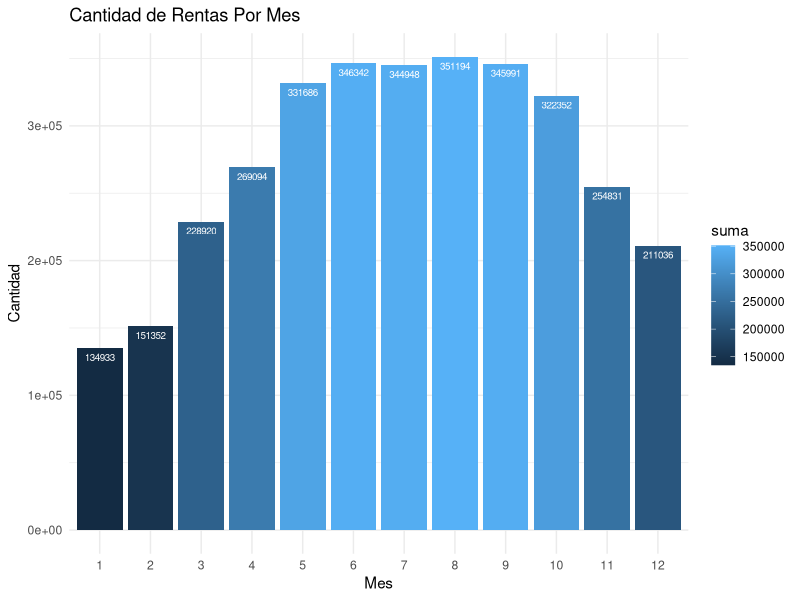
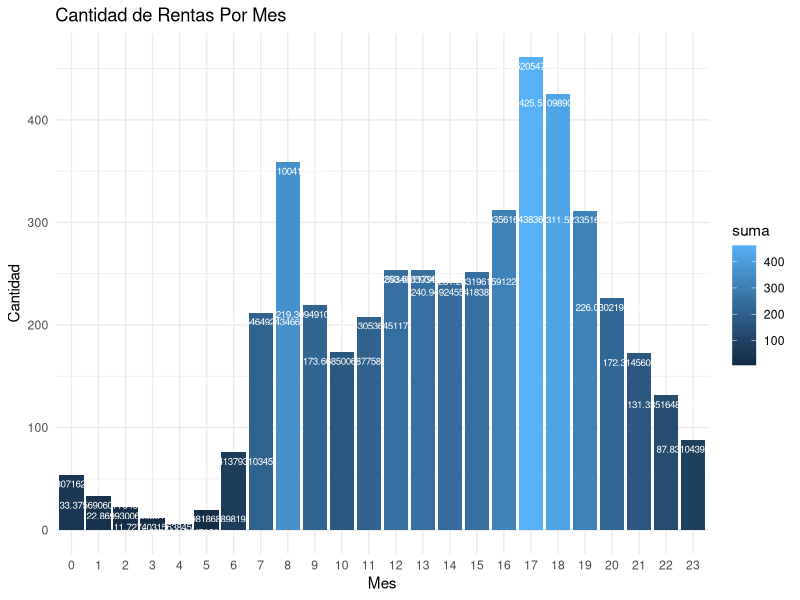
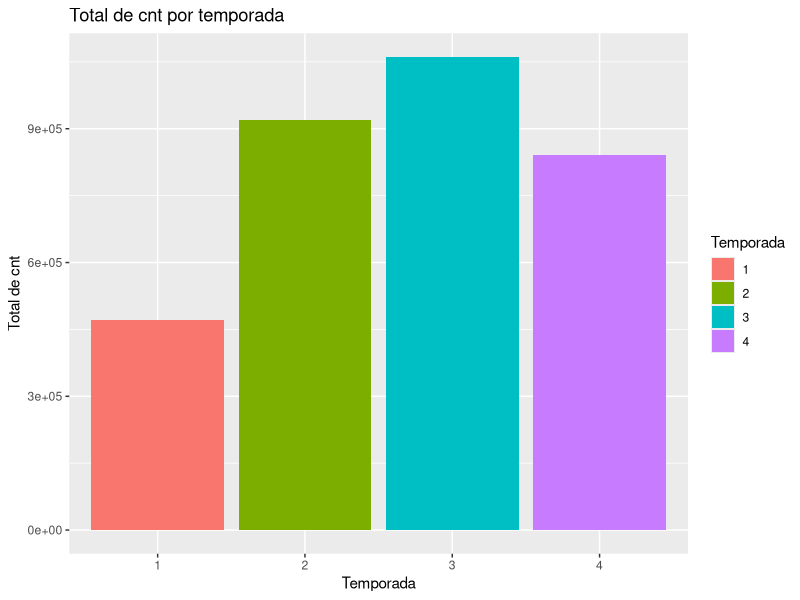
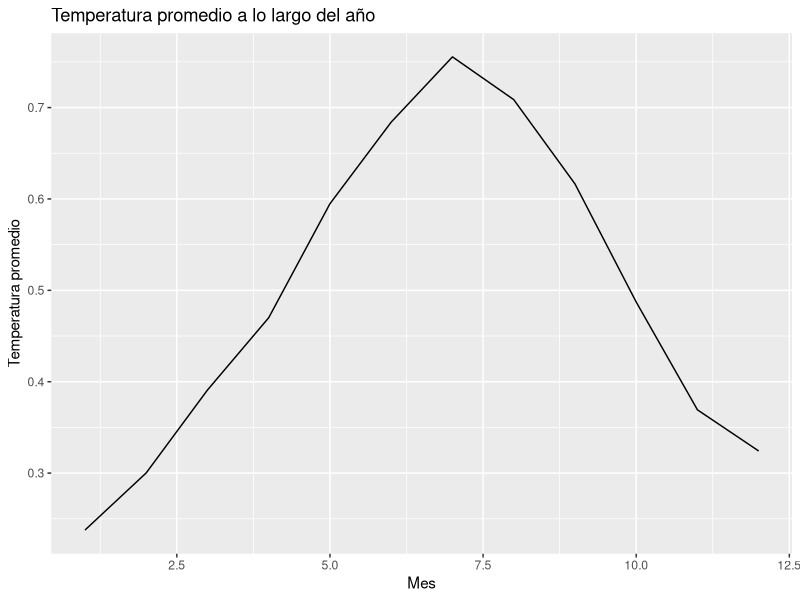
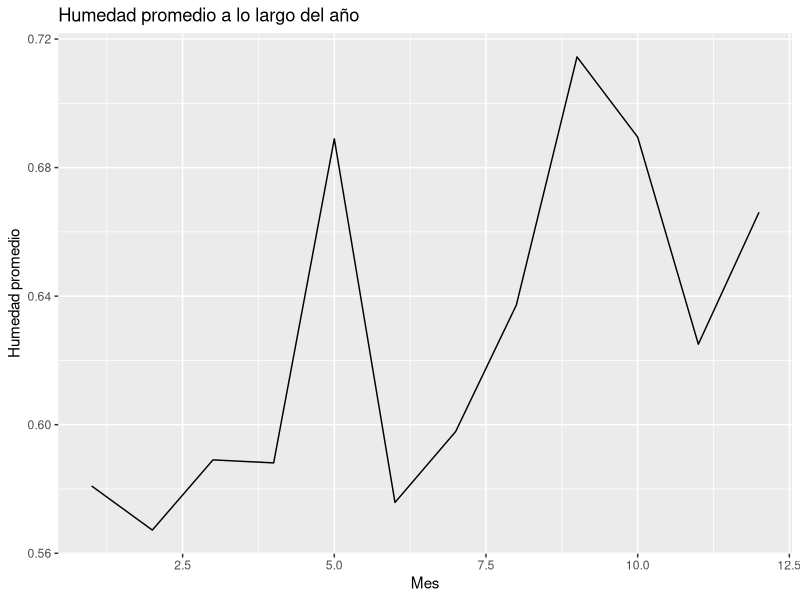

Reproduce these figures in R, in order. (Note: this script raises an error after producing the figures.)
## ---- chunk 1
# importar librerisas
 library(dplyr)
library(ggplot2)
## ---- chunk 2
# leyendo archivo
dataset <- read.csv2("hour.csv")  # csv 2 separa los datos automaticamente

dataset
## ---- chunk 3
ds1 <- dataset %>% 
        group_by(mnth) %>%  #agrpalo por las siguiente columna
        summarise(suma = sum(cnt)) %>%
        arrange(desc(suma))
ds1
# factor: cada barra de estos es una clasificacion diferente asignada por la columna que se le pasa como parametro
#desde que datase vamos a trabajar?
ggplot(ds1, aes(y=suma, x=factor(mnth), fill =suma)) +
  # que tipo de grafico quiero
  geom_bar(position = "dodge", stat = "identity")+
  #titulos descriptivos
  labs(title="Cantidad de Rentas Por Mes", y = "Cantidad", x= "Mes") +
  # el texto asignado a las figuras 
  geom_text(aes(label=suma), vjust= 1.6, color = "white", size=2.5) +
  theme_minimal()

## ---- chunk 4
ds2 <- dataset %>% 
        group_by(hr) %>%  #agrpalo por las siguiente columna
        summarise(suma = mean(cnt)) %>%
        arrange(desc(suma))

        #summarise(suma = (median(cnt))) %>% # mediana
        #summarise(suma = (mean(cnt))) %>% # promedio

ds2

ggplot(ds2, aes(y=suma, x=factor(hr), fill =suma)) +
  # que tipo de grafico quiero
  geom_bar(position = "dodge", stat = "identity")+
  #titulos descriptivos
  labs(title="Cantidad de Rentas Por Mes", y = "Cantidad", x= "Mes") +
  # el texto asignado a las figuras 
  geom_text(aes(label=suma), vjust= 1.6, color = "white", size=2.5) +
  theme_minimal()
## ---- chunk 5
datos3 <- data.frame(dataset)
datos3 %>%
  group_by(season) %>%
  summarise(total_cnt = sum(cnt)) %>%
  ggplot(aes(x = factor(season), y = total_cnt, fill = factor(season))) +
  geom_bar(stat = "identity") +
  labs(x = "Temporada", y = "Total de cnt", fill = "Temporada") +
  ggtitle("Total de cnt por temporada")
## ---- chunk 6
datos4 <- data.frame(dataset)

datos4 %>%
  mutate(temp = as.numeric(as.character(temp))) %>%
  group_by(mnth) %>%
  summarise(temp_promedio = mean(temp, na.rm = TRUE)) %>%
  ggplot(aes(x = mnth, y = temp_promedio)) +
  geom_line() +
  labs(title = "Temperatura promedio a lo largo del año",
       x = "Mes",
       y = "Temperatura promedio")
## ---- chunk 7
datos5 <- data.frame(dataset)


datos5 %>%
  mutate(hum = as.numeric(as.character(hum))) %>%
  summarise(hum_promedio_baja_demanda = mean(hum, na.rm = TRUE))
datos5 %>%
  mutate(hum = as.numeric(as.character(hum))) %>%
  group_by(mnth) %>%
  summarise(hum_promedio = mean(hum, na.rm = TRUE)) %>%
  ggplot(aes(x = mnth, y = hum_promedio)) +
  geom_line() +
  labs(title = "Humedad promedio a lo largo del año",
       x = "Mes",
       y = "Humedad promedio")


## ---- chunk 8
# Crear un gráfico de densidad bivariable de temperatura y humedad
ggplot(dataset, aes(x = temp, y = hum)) +
  geom_density_2d_filled(alpha = 0.7) +
  scale_fill_gradient(low = "blue", high = "red", na.value = "transparent") +
  labs(title = "Condiciones climáticas ideales para la demanda",
       x = "Temperatura (Celsius)",
       y = "Humedad relativa")



## ---- chunk 9
ggplot(dataset, aes(x = cnt)) +
  geom_density() +
  labs(title = "Densidad de Rentas", x = "Rentas", y = "Densidad")
## ---- chunk 10
# Crear columna con el promedio de personas registradas que rentan bicicletas
dataset$promedio_personas <- dataset$registered / dataset$cnt
promedio_registrados <- mean(dataset$registered)
promedio_registrados
# Crear histograma
library(ggplot2)
ggplot(dataset, aes(x = promedio_personas)) + 
  geom_histogram(bins = 50, color = "black", fill = "lightblue") +
  labs(x = "Promedio de personas registradas que rentan bicicletas", y = "Frecuencia") +
  ggtitle("Histograma del promedio de personas registradas que rentan bicicletas")

## ---- chunk 11
datos9 <- data.frame(dataset)
datos9 %>%
  filter(registered == 0) %>%
  summarize(mediana = median(cnt))

datos9 %>%
  filter(registered == 0) %>%
  ggplot(aes(x = "", y = cnt)) +
  geom_boxplot() +
  ggtitle("Distribución de cnt para registered=0") +
  ylab("cnt") +
  xlab("") 
## ---- chunk 12
renta_clima <- aggregate(cnt ~ weathersit, data = dataset, FUN = mean)

# Graficamos la renta promedio por tipo de clima
ggplot(renta_clima, aes(x = factor(weathersit), y = cnt)) +
  geom_bar(stat = "identity", fill = "steelblue") +
  labs(x = "Tipo de clima", y = "Renta promedio") +
  ggtitle("Renta promedio por tipo de clima") +
  theme_bw()

## ---- chunk 13
rentas_temporadas <- aggregate(cnt ~ season, data = dataset, FUN = sum)

ggplot(rentas_temporadas, aes(x = factor(season), y = cnt)) +
  geom_bar(stat = "identity", fill = "blue") +
  labs(x = "Temporada", y = "Renta Total", title = "Renta Total por Temporada")
## ---- chunk 14
datos12 <- data.frame(dataset)

ggplot(datos12, aes(x = hr, fill = season)) +
  geom_histogram(alpha = 0.5, position = "identity", bins = 24, aes(y = ..density..)) +
  scale_fill_discrete(name = "Season", labels = c("Spring", "Summer", "Fall", "Winter")) +
  labs(x = "Hour of the day", y = "Density") +
  theme_bw()
## ---- chunk 15
datos12 <- data.frame(dataset)

# Convertir la columna "dteday" en formato de fecha
datos12$dteday <- as.Date(datos12$dteday, format="%d/%m/%y")

# Crear una nueva columna con el día del mes
datos12$day <- as.integer(format(datos12$dteday, "%d"))

# Agrupar por día del mes y sumar la columna "cnt"
total_rentals_per_day <- aggregate(cnt ~ day, data=datos12, sum)

# Crear la gráfica de barras
ggplot(total_rentals_per_day, aes(x=day, y=cnt)) +
  geom_bar(stat="identity", fill="blue") +
  labs(title="Cantidad total de alquileres por día del mes",
       x="Día del mes", y="Cantidad total de alquileres")
## ---- chunk 16

## ---- chunk 17

## ---- chunk 18
plot(cars)
